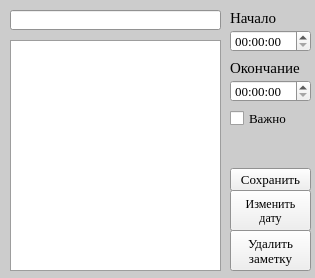
<?xml version="1.0" encoding="UTF-8"?>
<ui version="4.0">
 <class>NoteEditor</class>
 <widget class="QWidget" name="NoteEditor">
  <property name="windowModality">
   <enum>Qt::WindowModal</enum>
  </property>
  <property name="geometry">
   <rect>
    <x>0</x>
    <y>0</y>
    <width>315</width>
    <height>278</height>
   </rect>
  </property>
  <property name="minimumSize">
   <size>
    <width>315</width>
    <height>278</height>
   </size>
  </property>
  <property name="maximumSize">
   <size>
    <width>315</width>
    <height>278</height>
   </size>
  </property>
  <property name="palette">
   <palette>
    <active>
     <colorrole role="Base">
      <brush brushstyle="SolidPattern">
       <color alpha="255">
        <red>255</red>
        <green>255</green>
        <blue>255</blue>
       </color>
      </brush>
     </colorrole>
     <colorrole role="Window">
      <brush brushstyle="SolidPattern">
       <color alpha="255">
        <red>204</red>
        <green>204</green>
        <blue>204</blue>
       </color>
      </brush>
     </colorrole>
    </active>
    <inactive>
     <colorrole role="Base">
      <brush brushstyle="SolidPattern">
       <color alpha="255">
        <red>255</red>
        <green>255</green>
        <blue>255</blue>
       </color>
      </brush>
     </colorrole>
     <colorrole role="Window">
      <brush brushstyle="SolidPattern">
       <color alpha="255">
        <red>204</red>
        <green>204</green>
        <blue>204</blue>
       </color>
      </brush>
     </colorrole>
    </inactive>
    <disabled>
     <colorrole role="Base">
      <brush brushstyle="SolidPattern">
       <color alpha="255">
        <red>204</red>
        <green>204</green>
        <blue>204</blue>
       </color>
      </brush>
     </colorrole>
     <colorrole role="Window">
      <brush brushstyle="SolidPattern">
       <color alpha="255">
        <red>204</red>
        <green>204</green>
        <blue>204</blue>
       </color>
      </brush>
     </colorrole>
    </disabled>
   </palette>
  </property>
  <property name="font">
   <font>
    <family>Times New Roman</family>
   </font>
  </property>
  <property name="windowTitle">
   <string>Редактирование задачи</string>
  </property>
  <widget class="QLabel" name="start_time_label">
   <property name="geometry">
    <rect>
     <x>230</x>
     <y>10</y>
     <width>71</width>
     <height>16</height>
    </rect>
   </property>
   <property name="font">
    <font>
     <pointsize>11</pointsize>
    </font>
   </property>
   <property name="text">
    <string>Начало</string>
   </property>
  </widget>
  <widget class="QLabel" name="end_time_label">
   <property name="geometry">
    <rect>
     <x>230</x>
     <y>60</y>
     <width>71</width>
     <height>16</height>
    </rect>
   </property>
   <property name="font">
    <font>
     <pointsize>11</pointsize>
    </font>
   </property>
   <property name="text">
    <string>Окончание</string>
   </property>
  </widget>
  <widget class="QTimeEdit" name="start_spinner">
   <property name="geometry">
    <rect>
     <x>230</x>
     <y>30</y>
     <width>81</width>
     <height>22</height>
    </rect>
   </property>
   <property name="font">
    <font>
     <pointsize>10</pointsize>
    </font>
   </property>
  </widget>
  <widget class="QTimeEdit" name="end_spinner">
   <property name="geometry">
    <rect>
     <x>230</x>
     <y>80</y>
     <width>81</width>
     <height>22</height>
    </rect>
   </property>
   <property name="font">
    <font>
     <family>Times New Roman</family>
     <pointsize>10</pointsize>
    </font>
   </property>
  </widget>
  <widget class="QLineEdit" name="title_line_edit">
   <property name="geometry">
    <rect>
     <x>10</x>
     <y>10</y>
     <width>211</width>
     <height>20</height>
    </rect>
   </property>
   <property name="font">
    <font>
     <pointsize>10</pointsize>
    </font>
   </property>
   <property name="accessibleDescription">
    <string/>
   </property>
   <property name="inputMask">
    <string extracomment="Название"/>
   </property>
   <property name="text">
    <string extracomment="Название"/>
   </property>
   <property name="maxLength">
    <number>500</number>
   </property>
   <property name="clearButtonEnabled">
    <bool>true</bool>
   </property>
  </widget>
  <widget class="QPlainTextEdit" name="description_text_panel">
   <property name="geometry">
    <rect>
     <x>10</x>
     <y>40</y>
     <width>211</width>
     <height>231</height>
    </rect>
   </property>
   <property name="font">
    <font>
     <pointsize>10</pointsize>
    </font>
   </property>
   <property name="documentTitle">
    <string extracomment="Описание "/>
   </property>
  </widget>
  <widget class="QPushButton" name="delete_note_button">
   <property name="geometry">
    <rect>
     <x>230</x>
     <y>230</y>
     <width>81</width>
     <height>41</height>
    </rect>
   </property>
   <property name="font">
    <font>
     <family>Times New Roman</family>
     <pointsize>10</pointsize>
    </font>
   </property>
   <property name="text">
    <string>Удалить
заметку</string>
   </property>
  </widget>
  <widget class="QPushButton" name="save_button">
   <property name="geometry">
    <rect>
     <x>230</x>
     <y>168</y>
     <width>81</width>
     <height>23</height>
    </rect>
   </property>
   <property name="font">
    <font>
     <pointsize>10</pointsize>
    </font>
   </property>
   <property name="text">
    <string>Сохранить</string>
   </property>
  </widget>
  <widget class="QPushButton" name="change_date_button">
   <property name="geometry">
    <rect>
     <x>230</x>
     <y>190</y>
     <width>81</width>
     <height>41</height>
    </rect>
   </property>
   <property name="text">
    <string>Изменить
дату</string>
   </property>
  </widget>
  <widget class="QCheckBox" name="important_check_box">
   <property name="geometry">
    <rect>
     <x>230</x>
     <y>110</y>
     <width>70</width>
     <height>17</height>
    </rect>
   </property>
   <property name="font">
    <font>
     <pointsize>10</pointsize>
    </font>
   </property>
   <property name="text">
    <string>Важно</string>
   </property>
  </widget>
 </widget>
 <resources/>
 <connections/>
</ui>
